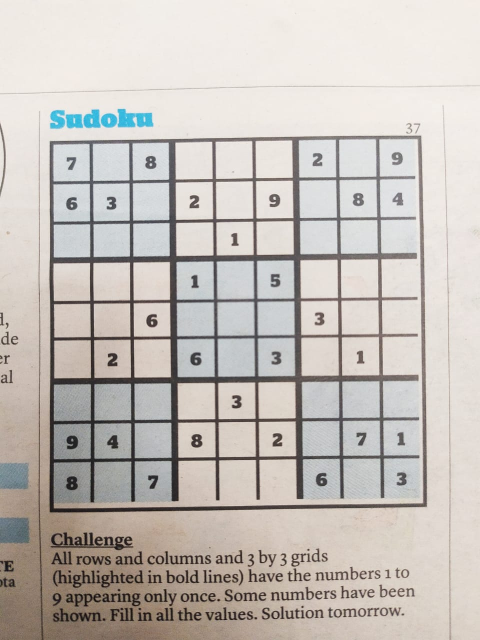
#> input picture Sudoku.jpeg, 960 x 1280 px (shown at 1/2 size)
$ python -i digit_extract.py   (imports and definitions only)
#> lines starting #> are read from the running program, lines starting #| are printed output that depends on the picture; after the words box and inside, x2 and y2 are one past the last pixel; in counts of white or black regions, pixels touching at a corner belong together
import cv2
import numpy as np

def save_images(numbers):
    for i in range(len(numbers)):
        img = numbers[i]
        filename = str(i) + ".jpg"
        cv2.imwrite("number_images\\" + filename, img)

def dig_extract(file_path):
#> called with file_path = 'Sudoku.jpeg'
    image = cv2.imread(file_path)
#> image is the input picture: shape (1280, 960, 3); mean B, G, R 186, 191.3, 197.2
    image = cv2.resize(image, (640, 640))
#> image: shape (640, 640, 3)
    gray = cv2.cvtColor(image, cv2.COLOR_BGR2GRAY)
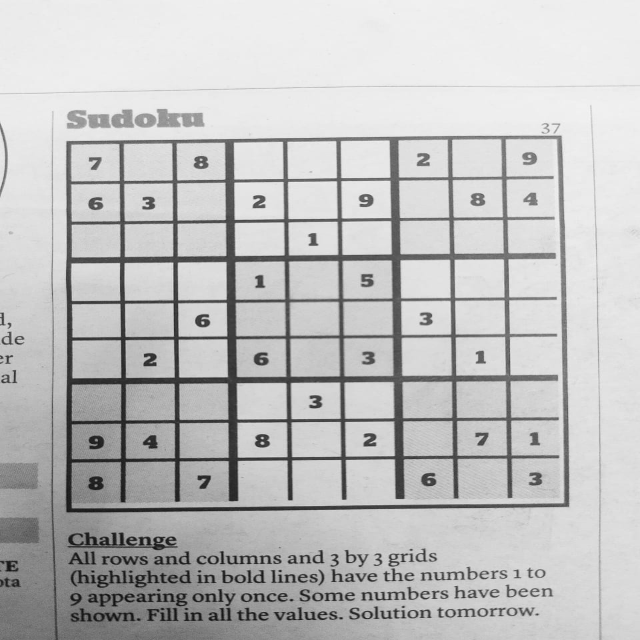
#> gray: shape (640, 640); min 15, max 244, mean 192.5
    thresh = cv2.adaptiveThreshold(gray,255,cv2.ADAPTIVE_THRESH_GAUSSIAN_C, cv2.THRESH_BINARY_INV,57,5)
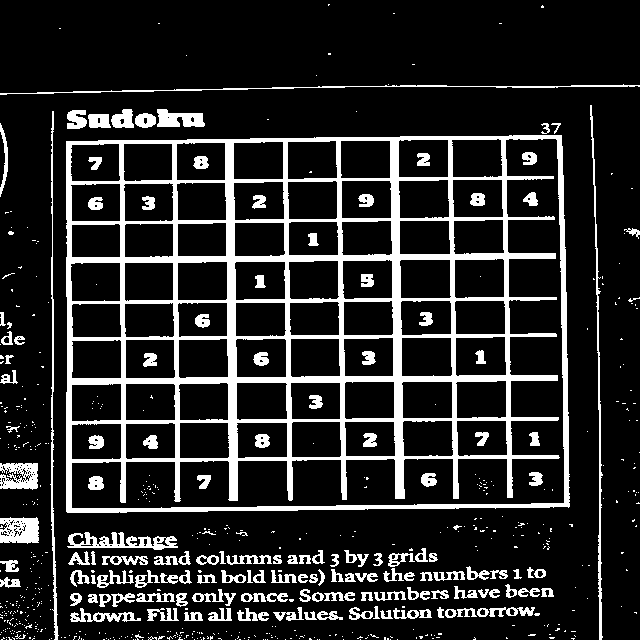
#> thresh: shape (640, 640); 15.8% white; 641 white regions (490 under 20 px)
    img_thresh = np.copy(thresh)
    conts, hierarchy = cv2.findContours(thresh, cv2.RETR_TREE, cv2.CHAIN_APPROX_SIMPLE)
#> conts = 930 contours, 686 with area under 20; largest, box (x1, y1, x2, y2) and area: (66, 135, 570, 513) 185480, (71, 138, 565, 509) 36670, (401, 337, 453, 377) 1955, (399, 259, 452, 299) 1954, (235, 338, 287, 378) 1936
    for contour in conts:
        area = cv2.contourArea(contour)
        if area < 1200:
            cv2.drawContours(thresh, [contour], -1, (0,0,0), -1)
#> this loop made 930 passes
#> (contour, area) on passes 1 to 3: ([[397, 639]], 0), ([[390, 639]], 0), ([[360, 639]], 0)
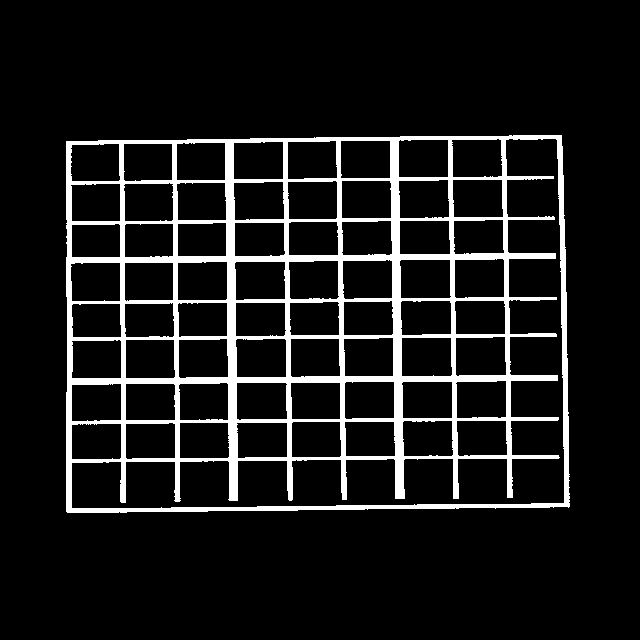
#> thresh: shape (640, 640); 9.9% white; 1 white region, box (x1, y1, x2, y2) and area: (66, 135, 570, 513) 40601
    vertical_kernel = cv2.getStructuringElement(cv2.MORPH_RECT, (1,5))
#> vertical_kernel = [1, 1, 1, 1, 1]
    thresh = cv2.morphologyEx(thresh, cv2.MORPH_CLOSE, vertical_kernel, iterations=9)
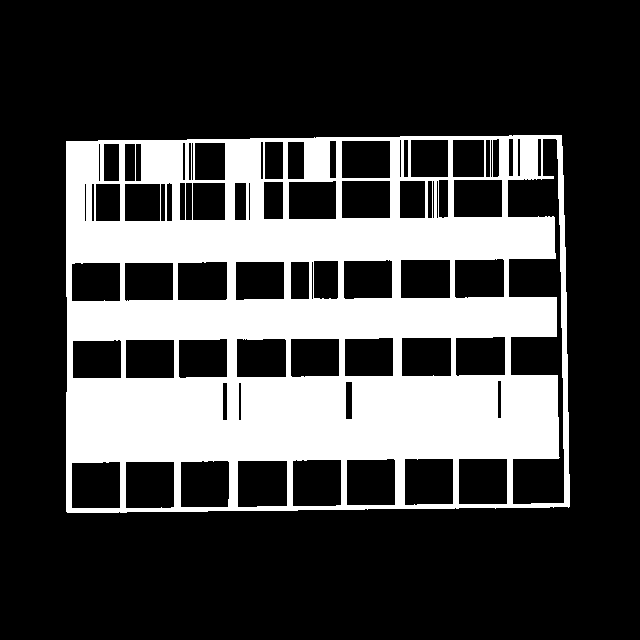
#> thresh: shape (640, 640); 26.6% white; 1 white region, box (x1, y1, x2, y2) and area: (66, 135, 570, 513) 108888
    horizontal_kernel = cv2.getStructuringElement(cv2.MORPH_RECT, (5,1))
#> horizontal_kernel = [[1, 1, 1, 1, 1]]
    thresh = cv2.morphologyEx(thresh, cv2.MORPH_CLOSE, horizontal_kernel, iterations=9)
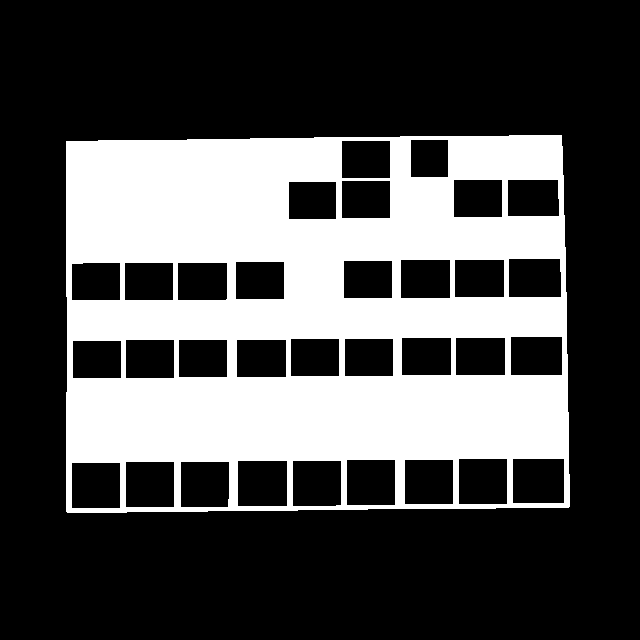
#> thresh: shape (640, 640); 30.7% white; 1 white region, box (x1, y1, x2, y2) and area: (66, 135, 570, 513) 125856
    invert = 255 - thresh
#> invert: shape (640, 640); 69.3% white; 1 black region
    contours, hierarchy = cv2.findContours(invert, cv2.RETR_TREE, cv2.CHAIN_APPROX_SIMPLE)
#> contours = 34 contours; largest, box (x1, y1, x2, y2) and area: (0, 0, 640, 640) 408321, (65, 134, 571, 514) 187336, (513, 459, 564, 503) 2150, (238, 461, 287, 506) 2112, (72, 463, 120, 508) 2068
    contours = [cnt for cnt in contours if cv2.contourArea(cnt) < 8000 and cv2.contourArea(cnt) > 2000]
#> contours = 9 contours; largest, box (x1, y1, x2, y2) and area: (513, 459, 564, 503) 2150, (238, 461, 287, 506) 2112, (72, 463, 120, 508) 2068, (126, 462, 174, 507) 2068, (347, 460, 395, 505) 2068
    white = np.ones((640, 640, 3), np.uint8) * 255
    for cnt in contours:
        cv2.drawContours(white, [cnt], -1, (255, 0, 0), 1)
#> this loop made 9 passes
#> cnt on passes 1, 3, 5, 6, 7, 8, 9: [[72, 463], [72, 507], [119, 507], [119, 463]], [[126, 462], [126, 506], [173, 506], [173, 462]], [[238, 461], [238, 505], [286, 505], [286, 461]], [[405, 460], [405, 503], [452, 503], [452, 460]], [[347, 460], [347, 504], [394, 504], [394, 460]], [[513, 459], [513, 502], [563, 502], [563, 459]], [[459, 459], [459, 503], [506, 503], [506, 459]]
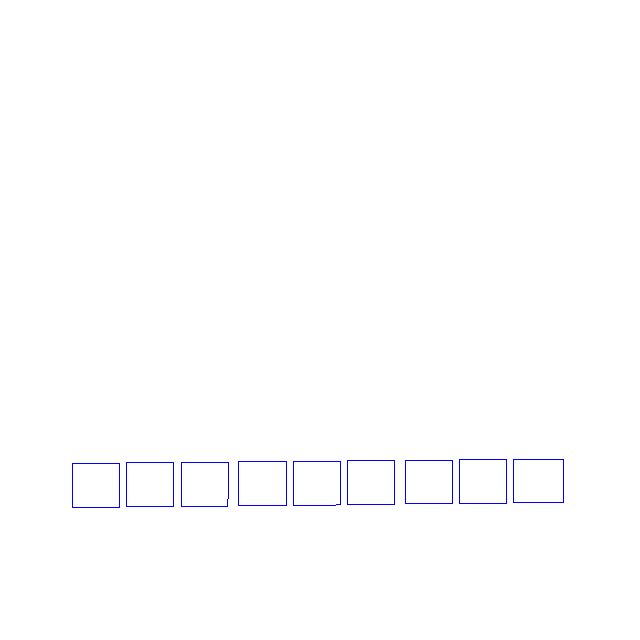
#> white: shape (640, 640, 3); mean of channels 0, 1, 2 255, 254, 254; drawn as B, G, R
    rects = [cv2.boundingRect(cnt) for cnt in contours]
#> rects = [(72, 463, 48, 45), (181, 462, 48, 45), (126, 462, 48, 45), (293, 461, 48, 45), (238, 461, 49, 45), (405, 460, 48, 44), (347, 460, 48, 45), (513, 459, 51, 44), (459, 459, 48, 45)]
    white = np.ones((640, 640, 3), np.uint8) * 255
    for rect in rects:
        x, y, w, h = rect
        cv2.rectangle(white, (x, y), (x+w, y+h), (255, 0, 0), 1)
#> this loop made 9 passes
    rects = sorted(rects, key= lambda roi: (roi[1]))
#> rects = [(513, 459, 51, 44), (459, 459, 48, 45), (405, 460, 48, 44), (347, 460, 48, 45), (293, 461, 48, 45), (238, 461, 49, 45), (181, 462, 48, 45), (126, 462, 48, 45), (72, 463, 48, 45)]
    for i in range(9):
        rects[9*i : 9*(i+1)] = sorted(rects[9*i : 9*(i+1)], key= lambda roi: (roi[0]))
#> after the loop, rects = [(72, 463, 48, 45), (126, 462, 48, 45), (181, 462, 48, 45), (238, 461, 49, 45), (293, 461, 48, 45), (347, 460, 48, 45), (405, 460, 48, 44), (459, 459, 48, 45), (513, 459, 51, 44)]
    numbers = []
    for roi in rects:
        x, y, w, h = roi
        num = img_thresh[y:y+h,x:x+w]
        numbers.append(num)
#> this loop made 9 passes
#> pass 3, in dig_extract, `num = img_thresh[y:y+h,x:x+w]`:
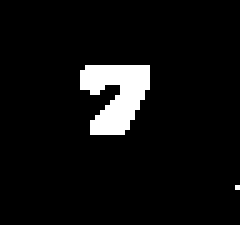
#> num: shape (45, 48) (shown 5 times larger); 6.1% white; 2 white regions (1 under 20 px), largest, box (x1, y1, x2, y2) and area: (16, 13, 30, 27) 130
#> after the loop, numbers = 9 items
    save_images(numbers)
#> the loop in save_images, `for i in range(len(numbers)):` made 9 passes
#> filename on passes 1 to 9: '0.jpg', '1.jpg', '2.jpg', '3.jpg', '4.jpg', '5.jpg', '6.jpg', '7.jpg', '8.jpg'

>>> result = dig_extract('Sudoku.jpeg')
